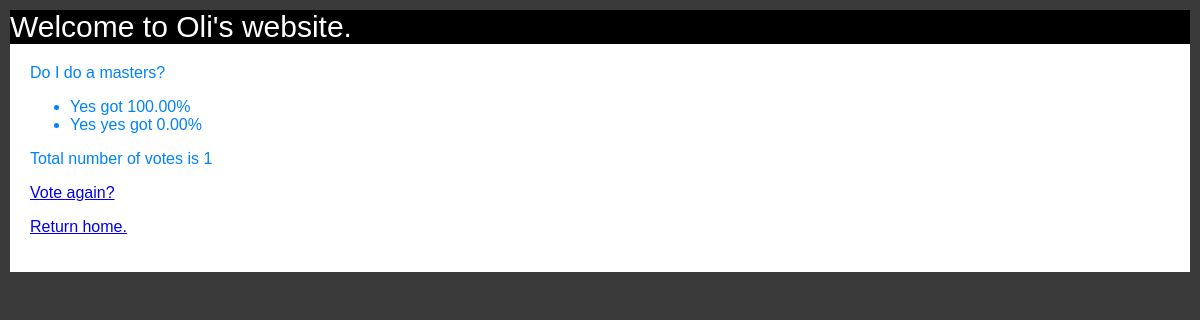
/Polls_App/13/results/, run on the app's committed database.
### Polls_App/models.py (models this page shows, shortened)
class Question(models.Model):
	question_text  = models.CharField(max_length=200)
	published_date = models.DateTimeField('date published')
	no_votes = models.IntegerField(default = 0)
	def was_published_recently(self):
		now = timezone.now()
		return now - datetime.timedelta(days = 1) <= self.published_date <= now
	was_published_recently.admin_order_field = 'published_date'
	was_published_recently.boolean = True
	was_published_recently.short_description = 'Published recently?'

class Choice(models.Model):
	question = models.ForeignKey(Question, on_delete = models.CASCADE)
	choice_text = models.CharField(max_length = 200)
	votes = models.IntegerField(default = 0)
	votes_percentage = models.DecimalField(max_digits = 5, decimal_places=2, default=0.00)

### Polls_App/views.py (the view)
# urls.py: path('<int:pk>/results/', views.ResultsView.as_view(), name = 'results'),
class ResultsView(generic.DetailView):
	model = Question
	template_name = 'Polls_App/results.html'

### Polls_App/templates/Polls_App/results.html (shortened to what this page needs)
{% load static %}
<link rel = "stylesheet" type = "text/css" href = "{% static 'Polls_App/style.css' %}">
<header>
	Welcome to Oli's website.
</header>
<section>
	{{ question.question_text }}
	<ul>
		{% for choice in question.choice_set.all %}
			<li>
				{{ choice.choice_text  }} got {{choice.votes_percentage}}<span>&#37;</span>
			</li>
		{% endfor %}
	</ul>
	<p>Total number of votes is {{question.no_votes}}</p>
	<a href="{% url 'Polls_App:detail' question.id %}"> Vote again? </a>
	<p> <a href="{% url 'Polls_App:index' %}"> Return home. </a> </p>
</section>

### Polls_App/static/Polls_App/style.css (style rules this page uses)
header { background: black; font-size: 30px; color: rgb(0, 130, 255) padding: 50px; }
section { background: white; color: rgb(0, 130, 255); padding: 20px; }

### data on the page
Question: question_text "Do I do a masters?", no_votes "1"
Choice: choice_text "Yes", votes_percentage "100.00"
Choice: choice_text "Yes yes", votes_percentage "0.00"
